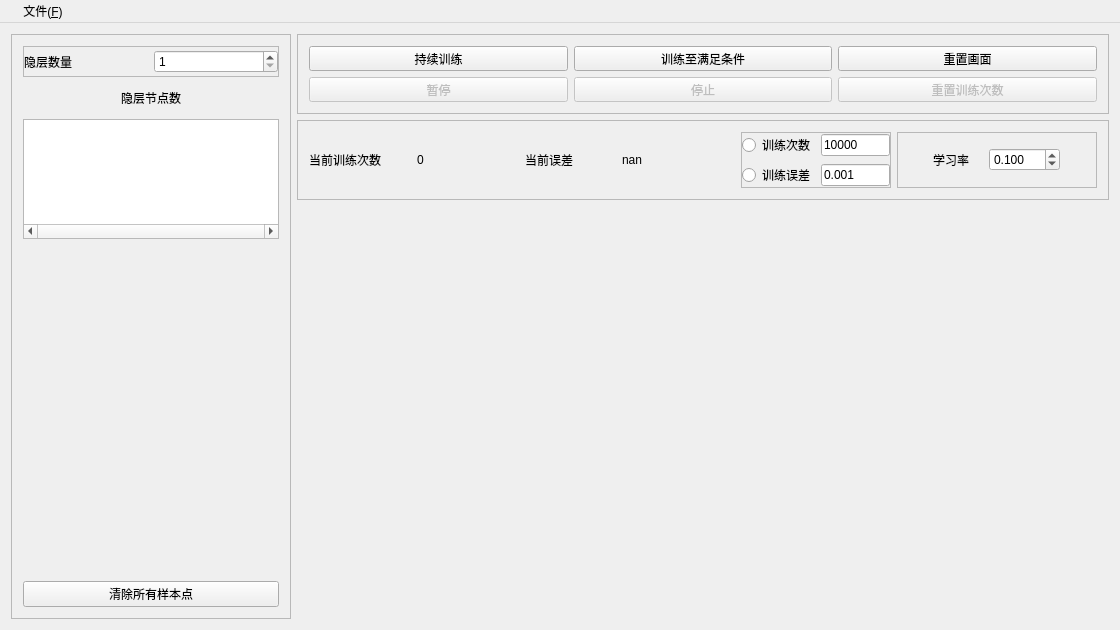
<?xml version="1.0" encoding="UTF-8"?>
<ui version="4.0">
 <class>MainWindow</class>
 <widget class="QMainWindow" name="MainWindow">
  <property name="geometry">
   <rect>
    <x>0</x>
    <y>0</y>
    <width>1120</width>
    <height>630</height>
   </rect>
  </property>
  <property name="minimumSize">
   <size>
    <width>1120</width>
    <height>630</height>
   </size>
  </property>
  <property name="windowTitle">
   <string>BPNeuralNetwork Demo</string>
  </property>
  <widget class="QWidget" name="centralWidget">
   <property name="minimumSize">
    <size>
     <width>0</width>
     <height>441</height>
    </size>
   </property>
   <layout class="QGridLayout" name="gridLayout_5">
    <item row="0" column="0" rowspan="3">
     <widget class="QFrame" name="frame">
      <property name="maximumSize">
       <size>
        <width>280</width>
        <height>16777215</height>
       </size>
      </property>
      <property name="frameShape">
       <enum>QFrame::StyledPanel</enum>
      </property>
      <property name="frameShadow">
       <enum>QFrame::Plain</enum>
      </property>
      <layout class="QGridLayout" name="gridLayout">
       <item row="3" column="0">
        <widget class="ClassifierController" name="classifierController" native="true">
         <property name="minimumSize">
          <size>
           <width>0</width>
           <height>88</height>
          </size>
         </property>
        </widget>
       </item>
       <item row="0" column="0">
        <widget class="QFrame" name="frame_4">
         <property name="maximumSize">
          <size>
           <width>16777215</width>
           <height>31</height>
          </size>
         </property>
         <property name="frameShape">
          <enum>QFrame::StyledPanel</enum>
         </property>
         <property name="frameShadow">
          <enum>QFrame::Raised</enum>
         </property>
         <layout class="QGridLayout" name="gridLayout_4">
          <property name="leftMargin">
           <number>0</number>
          </property>
          <property name="topMargin">
           <number>0</number>
          </property>
          <property name="rightMargin">
           <number>0</number>
          </property>
          <property name="bottomMargin">
           <number>0</number>
          </property>
          <item row="0" column="0">
           <layout class="QHBoxLayout" name="horizontalLayout">
            <item>
             <widget class="QLabel" name="label">
              <property name="text">
               <string>隐层数量</string>
              </property>
             </widget>
            </item>
            <item>
             <widget class="QSpinBox" name="sbHLCnt">
              <property name="wrapping">
               <bool>false</bool>
              </property>
              <property name="frame">
               <bool>true</bool>
              </property>
              <property name="readOnly">
               <bool>false</bool>
              </property>
              <property name="buttonSymbols">
               <enum>QAbstractSpinBox::UpDownArrows</enum>
              </property>
              <property name="correctionMode">
               <enum>QAbstractSpinBox::CorrectToNearestValue</enum>
              </property>
              <property name="keyboardTracking">
               <bool>true</bool>
              </property>
              <property name="showGroupSeparator" stdset="0">
               <bool>false</bool>
              </property>
              <property name="minimum">
               <number>1</number>
              </property>
              <property name="maximum">
               <number>5</number>
              </property>
             </widget>
            </item>
           </layout>
          </item>
         </layout>
        </widget>
       </item>
       <item row="1" column="0">
        <widget class="QLabel" name="label_2">
         <property name="maximumSize">
          <size>
           <width>16777215</width>
           <height>30</height>
          </size>
         </property>
         <property name="text">
          <string>隐层节点数</string>
         </property>
         <property name="alignment">
          <set>Qt::AlignCenter</set>
         </property>
        </widget>
       </item>
       <item row="2" column="0">
        <widget class="QListWidget" name="liHiddenLayer">
         <property name="maximumSize">
          <size>
           <width>16777215</width>
           <height>120</height>
          </size>
         </property>
         <property name="focusPolicy">
          <enum>Qt::NoFocus</enum>
         </property>
         <property name="horizontalScrollBarPolicy">
          <enum>Qt::ScrollBarAlwaysOn</enum>
         </property>
         <property name="alternatingRowColors">
          <bool>false</bool>
         </property>
         <property name="selectionMode">
          <enum>QAbstractItemView::NoSelection</enum>
         </property>
         <property name="horizontalScrollMode">
          <enum>QAbstractItemView::ScrollPerPixel</enum>
         </property>
         <property name="flow">
          <enum>QListView::LeftToRight</enum>
         </property>
         <property name="selectionRectVisible">
          <bool>false</bool>
         </property>
        </widget>
       </item>
       <item row="4" column="0">
        <widget class="QPushButton" name="btnClearSamples">
         <property name="text">
          <string>清除所有样本点</string>
         </property>
        </widget>
       </item>
      </layout>
     </widget>
    </item>
    <item row="1" column="1">
     <widget class="QFrame" name="frame_2">
      <property name="maximumSize">
       <size>
        <width>16777215</width>
        <height>80</height>
       </size>
      </property>
      <property name="frameShape">
       <enum>QFrame::StyledPanel</enum>
      </property>
      <property name="frameShadow">
       <enum>QFrame::Plain</enum>
      </property>
      <layout class="QGridLayout" name="gridLayout_7">
       <item row="0" column="0">
        <layout class="QHBoxLayout" name="horizontalLayout_5">
         <item>
          <widget class="QLabel" name="label_4">
           <property name="maximumSize">
            <size>
             <width>111</width>
             <height>16777215</height>
            </size>
           </property>
           <property name="text">
            <string>当前训练次数</string>
           </property>
          </widget>
         </item>
         <item>
          <widget class="QLabel" name="lbCurrentTime">
           <property name="styleSheet">
            <string notr="true">font: 20pt &quot;Agency FB&quot;;</string>
           </property>
           <property name="text">
            <string>0</string>
           </property>
          </widget>
         </item>
        </layout>
       </item>
       <item row="0" column="1">
        <layout class="QHBoxLayout" name="horizontalLayout_6">
         <item>
          <widget class="QLabel" name="label_6">
           <property name="maximumSize">
            <size>
             <width>91</width>
             <height>16777215</height>
            </size>
           </property>
           <property name="text">
            <string>当前误差</string>
           </property>
          </widget>
         </item>
         <item>
          <widget class="QLabel" name="lbCurrentErr">
           <property name="styleSheet">
            <string notr="true">font: 20pt &quot;Agency FB&quot;;</string>
           </property>
           <property name="text">
            <string>nan</string>
           </property>
          </widget>
         </item>
        </layout>
       </item>
       <item row="0" column="2">
        <widget class="QFrame" name="frameTrainCfg">
         <property name="maximumSize">
          <size>
           <width>150</width>
           <height>16777215</height>
          </size>
         </property>
         <property name="frameShape">
          <enum>QFrame::StyledPanel</enum>
         </property>
         <property name="frameShadow">
          <enum>QFrame::Raised</enum>
         </property>
         <layout class="QGridLayout" name="gridLayout_2">
          <property name="leftMargin">
           <number>0</number>
          </property>
          <property name="topMargin">
           <number>0</number>
          </property>
          <property name="rightMargin">
           <number>0</number>
          </property>
          <property name="bottomMargin">
           <number>0</number>
          </property>
          <item row="0" column="0">
           <layout class="QVBoxLayout" name="verticalLayout">
            <item>
             <layout class="QHBoxLayout" name="horizontalLayout_2">
              <item>
               <widget class="QRadioButton" name="rbTrainTime">
                <property name="text">
                 <string>训练次数</string>
                </property>
               </widget>
              </item>
              <item>
               <widget class="QLineEdit" name="leTrainTime">
                <property name="text">
                 <string>10000</string>
                </property>
               </widget>
              </item>
             </layout>
            </item>
            <item>
             <layout class="QHBoxLayout" name="horizontalLayout_3">
              <item>
               <widget class="QRadioButton" name="rbTrainErr">
                <property name="text">
                 <string>训练误差</string>
                </property>
               </widget>
              </item>
              <item>
               <widget class="QLineEdit" name="leTrainErr">
                <property name="text">
                 <string>0.001</string>
                </property>
               </widget>
              </item>
             </layout>
            </item>
           </layout>
          </item>
         </layout>
        </widget>
       </item>
       <item row="0" column="3">
        <widget class="QFrame" name="frame_7">
         <property name="maximumSize">
          <size>
           <width>200</width>
           <height>16777215</height>
          </size>
         </property>
         <property name="frameShape">
          <enum>QFrame::StyledPanel</enum>
         </property>
         <property name="frameShadow">
          <enum>QFrame::Raised</enum>
         </property>
         <layout class="QGridLayout" name="gridLayout_3">
          <item row="0" column="0">
           <layout class="QHBoxLayout" name="horizontalLayout_4">
            <item>
             <widget class="QLabel" name="label_3">
              <property name="maximumSize">
               <size>
                <width>50</width>
                <height>16777215</height>
               </size>
              </property>
              <property name="text">
               <string>学习率</string>
              </property>
             </widget>
            </item>
            <item>
             <widget class="QDoubleSpinBox" name="sbLearnRate">
              <property name="maximumSize">
               <size>
                <width>71</width>
                <height>16777215</height>
               </size>
              </property>
              <property name="decimals">
               <number>3</number>
              </property>
              <property name="minimum">
               <double>0.010000000000000</double>
              </property>
              <property name="maximum">
               <double>1.000000000000000</double>
              </property>
              <property name="singleStep">
               <double>0.010000000000000</double>
              </property>
              <property name="value">
               <double>0.100000000000000</double>
              </property>
             </widget>
            </item>
           </layout>
          </item>
         </layout>
        </widget>
       </item>
      </layout>
     </widget>
    </item>
    <item row="0" column="1">
     <widget class="QFrame" name="frame_5">
      <property name="maximumSize">
       <size>
        <width>16777215</width>
        <height>80</height>
       </size>
      </property>
      <property name="frameShape">
       <enum>QFrame::StyledPanel</enum>
      </property>
      <property name="frameShadow">
       <enum>QFrame::Plain</enum>
      </property>
      <layout class="QGridLayout" name="gridLayout_6">
       <item row="1" column="0">
        <widget class="QPushButton" name="btnPause">
         <property name="enabled">
          <bool>false</bool>
         </property>
         <property name="styleSheet">
          <string notr="true"/>
         </property>
         <property name="text">
          <string>暂停</string>
         </property>
        </widget>
       </item>
       <item row="1" column="1">
        <widget class="QPushButton" name="btnStop">
         <property name="enabled">
          <bool>false</bool>
         </property>
         <property name="styleSheet">
          <string notr="true"/>
         </property>
         <property name="text">
          <string>停止</string>
         </property>
        </widget>
       </item>
       <item row="0" column="1">
        <widget class="QPushButton" name="btnTrainByCond">
         <property name="styleSheet">
          <string notr="true"/>
         </property>
         <property name="text">
          <string>训练至满足条件</string>
         </property>
        </widget>
       </item>
       <item row="0" column="0">
        <widget class="QPushButton" name="btnTrain">
         <property name="styleSheet">
          <string notr="true"/>
         </property>
         <property name="text">
          <string>持续训练</string>
         </property>
        </widget>
       </item>
       <item row="0" column="2">
        <widget class="QPushButton" name="btnResetSurface">
         <property name="styleSheet">
          <string notr="true"/>
         </property>
         <property name="text">
          <string>重置画面</string>
         </property>
        </widget>
       </item>
       <item row="1" column="2">
        <widget class="QPushButton" name="btnResetTrainCnt">
         <property name="enabled">
          <bool>false</bool>
         </property>
         <property name="styleSheet">
          <string notr="true"/>
         </property>
         <property name="text">
          <string>重置训练次数</string>
         </property>
        </widget>
       </item>
      </layout>
     </widget>
    </item>
    <item row="2" column="1">
     <widget class="Surface" name="surface" native="true"/>
    </item>
   </layout>
  </widget>
  <widget class="QMenuBar" name="menuBar">
   <property name="geometry">
    <rect>
     <x>0</x>
     <y>0</y>
     <width>1120</width>
     <height>26</height>
    </rect>
   </property>
   <widget class="QMenu" name="menuFile">
    <property name="title">
     <string/>
    </property>
   </widget>
   <widget class="QMenu" name="menu">
    <property name="title">
     <string>文件(&amp;F)</string>
    </property>
    <addaction name="separator"/>
    <addaction name="actionOpen"/>
    <addaction name="actionSave"/>
   </widget>
   <addaction name="menuFile"/>
   <addaction name="menu"/>
  </widget>
  <action name="actionOpen">
   <property name="text">
    <string>打开(&amp;O)</string>
   </property>
  </action>
  <action name="actionSave">
   <property name="text">
    <string>保存(&amp;S)</string>
   </property>
  </action>
 </widget>
 <layoutdefault spacing="6" margin="11"/>
 <customwidgets>
  <customwidget>
   <class>ClassifierController</class>
   <extends>QWidget</extends>
   <header location="global">classifiercontroller.h</header>
   <container>1</container>
  </customwidget>
  <customwidget>
   <class>Surface</class>
   <extends>QWidget</extends>
   <header location="global">surface.h</header>
   <container>1</container>
  </customwidget>
 </customwidgets>
 <resources/>
 <connections/>
</ui>
